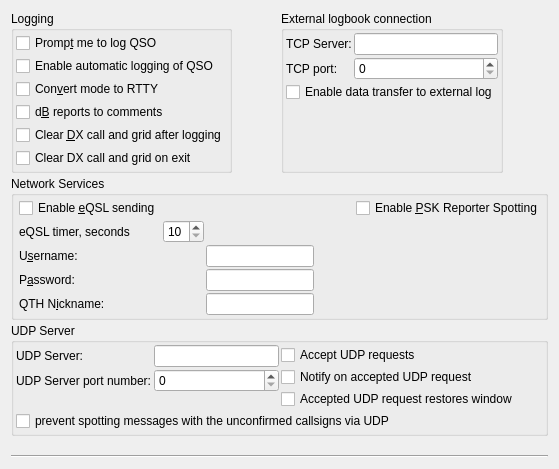
     <widget class="QWidget" name="reporting_tab">
      <attribute name="title">
       <string>Reportin&amp;g</string>
      </attribute>
      <attribute name="toolTip">
       <string>Reporting and logging settings</string>
      </attribute>
      <layout class="QGridLayout" name="gridLayout_18">
       <item row="0" column="0">
        <layout class="QVBoxLayout" name="verticalLayout_17">
         <property name="spacing">
          <number>3</number>
         </property>
         <item>
          <layout class="QHBoxLayout" name="horizontalLayout_21">
           <item>
            <widget class="QGroupBox" name="logging_group_box">
             <property name="title">
              <string>Logging</string>
             </property>
             <layout class="QGridLayout" name="gridLayout_25">
              <property name="leftMargin">
               <number>2</number>
              </property>
              <property name="topMargin">
               <number>2</number>
              </property>
              <property name="rightMargin">
               <number>2</number>
              </property>
              <property name="bottomMargin">
               <number>2</number>
              </property>
              <property name="spacing">
               <number>2</number>
              </property>
              <item row="0" column="0">
               <layout class="QGridLayout" name="gridLayout_23">
                <property name="verticalSpacing">
                 <number>3</number>
                </property>
                <item row="3" column="0">
                 <widget class="QCheckBox" name="report_in_comments_check_box">
                  <property name="toolTip">
                   <string>Some logging programs will not accept the type of reports
saved by this program.
Check this option to save the sent and received reports in the
comments field.</string>
                  </property>
                  <property name="text">
                   <string>d&amp;B reports to comments</string>
                  </property>
                 </widget>
                </item>
                <item row="4" column="0">
                 <widget class="QCheckBox" name="clear_DX_check_box">
                  <property name="toolTip">
                   <string>Check this option to force the clearing of the DX Call
and DX Grid fields when a 73 or free text message is sent.</string>
                  </property>
                  <property name="text">
                   <string>Clear &amp;DX call and grid after logging</string>
                  </property>
                 </widget>
                </item>
                <item row="5" column="0">
                 <widget class="QCheckBox" name="clear_DX_exit_check_box">
                  <property name="toolTip">
                   <string>&lt;html&gt;&lt;head/&gt;&lt;body&gt;&lt;p&gt;Check this option to force the clearing of the DX Call and DX Grid fields when exiting JTDX. This functionality is intended for UR5EQF logbook software users.&lt;/p&gt;&lt;/body&gt;&lt;/html&gt;</string>
                  </property>
                  <property name="text">
                   <string>Clear DX call and grid on exit</string>
                  </property>
                 </widget>
                </item>
                <item row="2" column="0">
                 <widget class="QCheckBox" name="log_as_RTTY_check_box">
                  <property name="toolTip">
                   <string>Some logging programs will not accept JT-65 or JT9 as a recognized mode.</string>
                  </property>
                  <property name="text">
                   <string>Con&amp;vert mode to RTTY</string>
                  </property>
                 </widget>
                </item>
                <item row="0" column="0">
                 <widget class="QCheckBox" name="prompt_to_log_check_box">
                  <property name="toolTip">
                   <string>The program will pop up a partially completed Log QSO dialog when you send a 73 or free text message.</string>
                  </property>
                  <property name="text">
                   <string>Promp&amp;t me to log QSO</string>
                  </property>
                 </widget>
                </item>
                <item row="1" column="0">
                 <widget class="QCheckBox" name="autolog_check_box">
                  <property name="text">
                   <string>Enable automatic logging of QSO</string>
                  </property>
                 </widget>
                </item>
               </layout>
              </item>
             </layout>
            </widget>
           </item>
           <item>
            <spacer name="horizontalSpacer_16">
             <property name="orientation">
              <enum>Qt::Horizontal</enum>
             </property>
             <property name="sizeHint" stdset="0">
              <size>
               <width>10</width>
               <height>20</height>
              </size>
             </property>
            </spacer>
           </item>
           <item>
            <widget class="QGroupBox" name="groupBox_7">
             <property name="toolTip">
              <string>&lt;html&gt;&lt;head/&gt;&lt;body&gt;&lt;p&gt;Connection to DXKeeper, N1MM, Logger32 log software.&lt;/p&gt;&lt;/body&gt;&lt;/html&gt;</string>
             </property>
             <property name="title">
              <string>External logbook connection</string>
             </property>
             <layout class="QGridLayout" name="gridLayout_32">
              <property name="leftMargin">
               <number>2</number>
              </property>
              <property name="topMargin">
               <number>2</number>
              </property>
              <property name="rightMargin">
               <number>2</number>
              </property>
              <property name="bottomMargin">
               <number>2</number>
              </property>
              <property name="spacing">
               <number>2</number>
              </property>
              <item row="0" column="0">
               <layout class="QVBoxLayout" name="verticalLayout_14">
                <property name="spacing">
                 <number>2</number>
                </property>
                <item>
                 <layout class="QFormLayout" name="formLayout_2">
                  <property name="horizontalSpacing">
                   <number>2</number>
                  </property>
                  <property name="verticalSpacing">
                   <number>2</number>
                  </property>
                  <item row="0" column="0">
                   <widget class="QLabel" name="label_21">
                    <property name="text">
                     <string>TCP Server:</string>
                    </property>
                   </widget>
                  </item>
                  <item row="0" column="1">
                   <widget class="QLineEdit" name="tcp_server_line_edit">
                    <property name="sizePolicy">
                     <sizepolicy hsizetype="Preferred" vsizetype="Fixed">
                      <horstretch>0</horstretch>
                      <verstretch>0</verstretch>
                     </sizepolicy>
                    </property>
                    <property name="toolTip">
                     <string>&lt;html&gt;&lt;head/&gt;&lt;body&gt;&lt;p&gt;Connection to DXKeeper, N1MM, Logger32 log software.&lt;/p&gt;&lt;/body&gt;&lt;/html&gt;</string>
                    </property>
                   </widget>
                  </item>
                  <item row="1" column="0">
                   <widget class="QLabel" name="label_22">
                    <property name="text">
                     <string>TCP port:</string>
                    </property>
                   </widget>
                  </item>
                  <item row="1" column="1">
                   <widget class="QSpinBox" name="tcp_server_port_spin_box">
                    <property name="toolTip">
                     <string>&lt;html&gt;&lt;head/&gt;&lt;body&gt;&lt;p&gt;Connection to DXKeeper, N1MM, Logger32 log software.&lt;/p&gt;&lt;/body&gt;&lt;/html&gt;</string>
                    </property>
                    <property name="maximum">
                     <number>65534</number>
                    </property>
                   </widget>
                  </item>
                 </layout>
                </item>
                <item>
                 <widget class="QCheckBox" name="TCP_checkBox">
                  <property name="toolTip">
                   <string>&lt;html&gt;&lt;head/&gt;&lt;body&gt;&lt;p&gt;Connection to DXKeeper, N1MM, Logger32 log software.&lt;/p&gt;&lt;/body&gt;&lt;/html&gt;</string>
                  </property>
                  <property name="text">
                   <string>Enable data transfer to external log</string>
                  </property>
                 </widget>
                </item>
               </layout>
              </item>
              <item row="1" column="0">
               <spacer name="verticalSpacer_8">
                <property name="orientation">
                 <enum>Qt::Vertical</enum>
                </property>
                <property name="sizeHint" stdset="0">
                 <size>
                  <width>5</width>
                  <height>54</height>
                 </size>
                </property>
               </spacer>
              </item>
             </layout>
            </widget>
           </item>
           <item>
            <spacer name="horizontalSpacer_15">
             <property name="orientation">
              <enum>Qt::Horizontal</enum>
             </property>
             <property name="sizeHint" stdset="0">
              <size>
               <width>5</width>
               <height>20</height>
              </size>
             </property>
            </spacer>
           </item>
          </layout>
         </item>
         <item>
          <widget class="QGroupBox" name="network_group_box">
           <property name="title">
            <string>Network Services</string>
           </property>
           <layout class="QGridLayout" name="gridLayout_17">
            <property name="leftMargin">
             <number>5</number>
            </property>
            <property name="topMargin">
             <number>2</number>
            </property>
            <property name="rightMargin">
             <number>2</number>
            </property>
            <property name="bottomMargin">
             <number>2</number>
            </property>
            <property name="spacing">
             <number>2</number>
            </property>
            <item row="0" column="0">
             <widget class="QCheckBox" name="eqsl_check_box">
              <property name="toolTip">
               <string>The program can send logged QSO info to the http://www.eqsl.cc web site.</string>
              </property>
              <property name="text">
               <string>Enable &amp;eQSL sending</string>
              </property>
             </widget>
            </item>
            <item row="0" column="4">
             <spacer name="horizontalSpacer_11">
              <property name="orientation">
               <enum>Qt::Horizontal</enum>
              </property>
              <property name="sizeHint" stdset="0">
               <size>
                <width>40</width>
                <height>20</height>
               </size>
              </property>
             </spacer>
            </item>
            <item row="0" column="5">
             <widget class="QCheckBox" name="psk_reporter_check_box">
              <property name="toolTip">
               <string>The program can send your station details and all
decoded signals as spots to the http://pskreporter.info web site.
This is used for reverse beacon analysis which is very useful
for assessing propagation and system performance.</string>
              </property>
              <property name="text">
               <string>Enable &amp;PSK Reporter Spotting</string>
              </property>
             </widget>
            </item>
            <item row="2" column="0">
             <widget class="QLabel" name="eqsluser_label">
              <property name="text">
               <string>U&amp;sername:</string>
              </property>
              <property name="buddy">
               <cstring>eqsluser_edit</cstring>
              </property>
             </widget>
            </item>
            <item row="3" column="0">
             <widget class="QLabel" name="eqslpasswd_label">
              <property name="text">
               <string>P&amp;assword:</string>
              </property>
              <property name="buddy">
               <cstring>eqslpasswd_edit</cstring>
              </property>
             </widget>
            </item>
            <item row="3" column="2">
             <widget class="QLineEdit" name="eqslpasswd_edit">
              <property name="toolTip">
               <string>EQSL Password.</string>
              </property>
              <property name="echoMode">
               <enum>QLineEdit::Password</enum>
              </property>
             </widget>
            </item>
            <item row="2" column="2">
             <widget class="QLineEdit" name="eqsluser_edit">
              <property name="toolTip">
               <string>EQSL Username.</string>
              </property>
             </widget>
            </item>
            <item row="4" column="2">
             <widget class="QLineEdit" name="eqslnick_edit">
              <property name="toolTip">
               <string>EQSL OTH Nickname.</string>
              </property>
             </widget>
            </item>
            <item row="4" column="0">
             <widget class="QLabel" name="eqslnick_label">
              <property name="text">
               <string>QTH N&amp;ickname:</string>
              </property>
              <property name="buddy">
               <cstring>eqslnick_edit</cstring>
              </property>
             </widget>
            </item>
            <item row="1" column="0">
             <widget class="QLabel" name="label_25">
              <property name="toolTip">
               <string>&lt;html&gt;&lt;head/&gt;&lt;body&gt;&lt;p&gt;Time to wait for response from eQSL server.&lt;/p&gt;&lt;/body&gt;&lt;/html&gt;</string>
              </property>
              <property name="text">
               <string>eQSL timer, seconds</string>
              </property>
             </widget>
            </item>
            <item row="1" column="1">
             <widget class="QSpinBox" name="sbEqslTimer">
              <property name="toolTip">
               <string>&lt;html&gt;&lt;head/&gt;&lt;body&gt;&lt;p&gt;Time to wait for response from eQSL server.&lt;/p&gt;&lt;/body&gt;&lt;/html&gt;</string>
              </property>
              <property name="minimum">
               <number>10</number>
              </property>
              <property name="maximum">
               <number>60</number>
              </property>
              <property name="singleStep">
               <number>5</number>
              </property>
             </widget>
            </item>
           </layout>
          </widget>
         </item>
         <item>
          <widget class="QGroupBox" name="groupBox_4">
           <property name="title">
            <string>UDP Server</string>
           </property>
           <layout class="QGridLayout" name="gridLayout_16">
            <property name="leftMargin">
             <number>2</number>
            </property>
            <property name="topMargin">
             <number>2</number>
            </property>
            <property name="rightMargin">
             <number>2</number>
            </property>
            <property name="bottomMargin">
             <number>2</number>
            </property>
            <property name="spacing">
             <number>2</number>
            </property>
            <item row="0" column="0">
             <layout class="QVBoxLayout" name="verticalLayout_5">
              <item>
               <layout class="QHBoxLayout" name="horizontalLayout_26">
                <item>
                 <layout class="QFormLayout" name="formLayout_6">
                  <property name="fieldGrowthPolicy">
                   <enum>QFormLayout::AllNonFixedFieldsGrow</enum>
                  </property>
                  <item row="0" column="0">
                   <widget class="QLabel" name="udp_server_label">
                    <property name="text">
                     <string>UDP Server:</string>
                    </property>
                    <property name="buddy">
                     <cstring>udp_server_line_edit</cstring>
                    </property>
                   </widget>
                  </item>
                  <item row="0" column="1">
                   <widget class="QLineEdit" name="udp_server_line_edit">
                    <property name="sizePolicy">
                     <sizepolicy hsizetype="Preferred" vsizetype="Fixed">
                      <horstretch>0</horstretch>
                      <verstretch>0</verstretch>
                     </sizepolicy>
                    </property>
                    <property name="toolTip">
                     <string>&lt;html&gt;&lt;head/&gt;&lt;body&gt;&lt;p&gt;Optional hostname of network service to receive decodes.&lt;/p&gt;&lt;p&gt;Formats:&lt;/p&gt;&lt;ul style=&quot;margin-top: 0px; margin-bottom: 0px; margin-left: 0px; margin-right: 0px; -qt-list-indent: 1;&quot;&gt;&lt;li style=&quot; margin-top:12px; margin-bottom:0px; margin-left:0px; margin-right:0px; -qt-block-indent:0; text-indent:0px;&quot;&gt;hostname&lt;/li&gt;&lt;li style=&quot; margin-top:0px; margin-bottom:0px; margin-left:0px; margin-right:0px; -qt-block-indent:0; text-indent:0px;&quot;&gt;IPv4 address&lt;/li&gt;&lt;li style=&quot; margin-top:0px; margin-bottom:0px; margin-left:0px; margin-right:0px; -qt-block-indent:0; text-indent:0px;&quot;&gt;IPv6 address&lt;/li&gt;&lt;li style=&quot; margin-top:0px; margin-bottom:0px; margin-left:0px; margin-right:0px; -qt-block-indent:0; text-indent:0px;&quot;&gt;IPv4 multicast group address&lt;/li&gt;&lt;li style=&quot; margin-top:0px; margin-bottom:0px; margin-left:0px; margin-right:0px; -qt-block-indent:0; text-indent:0px;&quot;&gt;IPv6 multicast group address&lt;/li&gt;&lt;/ul&gt;&lt;p&gt;Clearing this field will disable the broadcasting of UDP status updates.&lt;/p&gt;&lt;/body&gt;&lt;/html&gt;</string>
                    </property>
                    <property name="inputMethodHints">
                     <set>Qt::ImhDigitsOnly</set>
                    </property>
                   </widget>
                  </item>
                  <item row="1" column="0">
                   <widget class="QLabel" name="label_6">
                    <property name="text">
                     <string>UDP Server port number:</string>
                    </property>
                    <property name="buddy">
                     <cstring>udp_server_port_spin_box</cstring>
                    </property>
                   </widget>
                  </item>
                  <item row="1" column="1">
                   <widget class="QSpinBox" name="udp_server_port_spin_box">
                    <property name="toolTip">
                     <string>&lt;html&gt;&lt;head/&gt;&lt;body&gt;&lt;p&gt;Enter the service port number of the UDP server that WSJT-X should send updates to. If this is zero no updates will be broadcast.&lt;/p&gt;&lt;/body&gt;&lt;/html&gt;</string>
                    </property>
                    <property name="minimum">
                     <number>0</number>
                    </property>
                    <property name="maximum">
                     <number>65534</number>
                    </property>
                   </widget>
                  </item>
                 </layout>
                </item>
                <item>
                 <layout class="QVBoxLayout" name="verticalLayout_11">
                  <item>
                   <widget class="QCheckBox" name="accept_udp_requests_check_box">
                    <property name="toolTip">
                     <string>&lt;html&gt;&lt;head/&gt;&lt;body&gt;&lt;p&gt;With this enabled WSJT-X will accept certain requests back from a UDP server that receives decode messages.&lt;/p&gt;&lt;/body&gt;&lt;/html&gt;</string>
                    </property>
                    <property name="text">
                     <string>Accept UDP requests</string>
                    </property>
                   </widget>
                  </item>
                  <item>
                   <widget class="QCheckBox" name="udpWindowToFront">
                    <property name="toolTip">
                     <string>&lt;html&gt;&lt;head/&gt;&lt;body&gt;&lt;p&gt;Indicate acceptance of an incoming UDP request. The effect of this option varies depending on the operating system and window manager, its intent is to notify the acceptance of an incoming UDP request even if this application is minimized or hidden.&lt;/p&gt;&lt;/body&gt;&lt;/html&gt;</string>
                    </property>
                    <property name="text">
                     <string>Notify on accepted UDP request</string>
                    </property>
                   </widget>
                  </item>
                  <item>
                   <widget class="QCheckBox" name="udpWindowRestore">
                    <property name="toolTip">
                     <string>&lt;html&gt;&lt;head/&gt;&lt;body&gt;&lt;p&gt;Restore the window from minimized if an UDP request is accepted.&lt;/p&gt;&lt;/body&gt;&lt;/html&gt;</string>
                    </property>
                    <property name="text">
                     <string>Accepted UDP request restores window</string>
                    </property>
                   </widget>
                  </item>
                 </layout>
                </item>
               </layout>
              </item>
              <item>
               <widget class="QCheckBox" name="preventFalseUDP_check_box">
                <property name="enabled">
                 <bool>true</bool>
                </property>
                <property name="toolTip">
                 <string>&lt;html&gt;&lt;head/&gt;&lt;body&gt;&lt;p&gt;Messages marked by questionmark will not be passed to JTAlert and other UDP based software.&lt;/p&gt;&lt;/body&gt;&lt;/html&gt;</string>
                </property>
                <property name="text">
                 <string>prevent spotting messages with the unconfirmed callsigns via UDP</string>
                </property>
               </widget>
              </item>
             </layout>
            </item>
           </layout>
          </widget>
         </item>
         <item>
          <spacer name="verticalSpacer_4">
           <property name="orientation">
            <enum>Qt::Vertical</enum>
           </property>
           <property name="sizeHint" stdset="0">
            <size>
             <width>20</width>
             <height>13</height>
            </size>
           </property>
          </spacer>
         </item>
        </layout>
       </item>
       <item row="1" column="0">
        <widget class="Line" name="line_8">
         <property name="orientation">
          <enum>Qt::Horizontal</enum>
         </property>
        </widget>
       </item>
      </layout>
     </widget>
